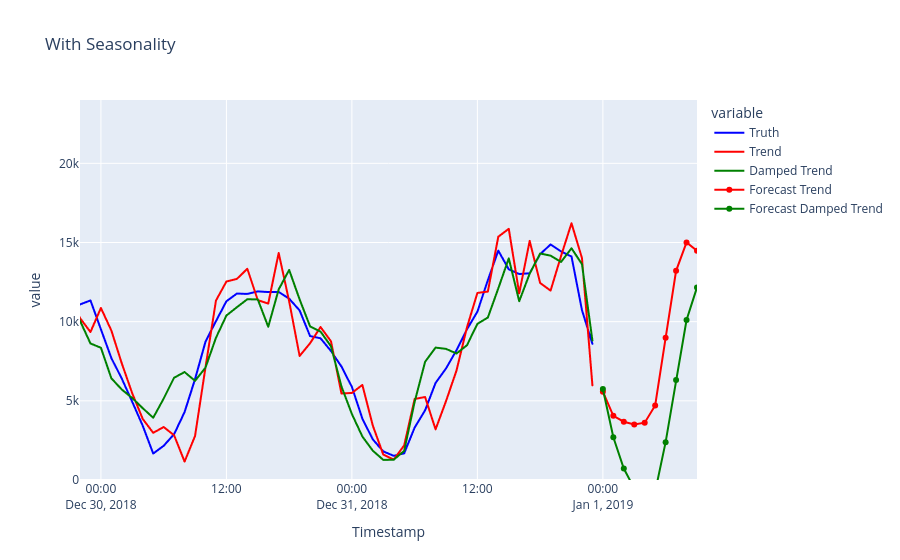

Here is the notebook cell this chart was saved with:
### Code cell
smoothData = pd.DataFrame([trips.values, trend.fittedvalues.values, dampedTrend.fittedvalues.values]).T
smoothData.columns = ['Truth', 'Trend', 'Damped Trend']
smoothData.index = trips.index

fig = px.line(smoothData, y = ['Truth', 'Trend', 'Damped Trend'], 
        x = smoothData.index,
        color_discrete_map={"Truth": 'blue',
                           'Trend': 'red',
                            'Damped Trend': 'green'
                           },
              title='With Seasonality'
       )

fig.update_xaxes(range=[smoothData.index[-50], forecast_t.index[-1]])
fig.update_yaxes(range=[0, 24000])


# Incorporating the Forecasts

fig.add_trace(go.Scatter(x=forecast_t.index, y = forecast_t.values, name='Forecast Trend', line={'color':'red'}))
fig.add_trace(go.Scatter(x=forecast_dt.index, y = forecast_dt.values, name='Forecast Damped Trend', line={'color':'green'}))

### Figure 1 — Plotly figure (JSON) as saved in the notebook; plotly's stock layout.template omitted (floating-point values rounded to 4 significant figures; data arrays with more than 128 entries replaced by an {"elided": "..."} marker saying what was removed)
{"data": [{"hovertemplate": "variable=Truth<br>Timestamp=%{x}<br>value=%{y}<extra></extra>", "legendgroup": "Truth", "line": {"color": "blue", "dash": "solid"}, "marker": {"symbol": "circle"}, "mode": "lines", "name": "Truth", "showlegend": true, "type": "scattergl", "x": {"elided": "8760 str values"}, "xaxis": "x", "y": {"elided": "8760 int values"}, "yaxis": "y"}, {"hovertemplate": "variable=Trend<br>Timestamp=%{x}<br>value=%{y}<extra></extra>", "legendgroup": "Trend", "line": {"color": "red", "dash": "solid"}, "marker": {"symbol": "circle"}, "mode": "lines", "name": "Trend", "showlegend": true, "type": "scattergl", "x": {"elided": "8760 str values"}, "xaxis": "x", "y": {"elided": "8760 float values"}, "yaxis": "y"}, {"hovertemplate": "variable=Damped Trend<br>Timestamp=%{x}<br>value=%{y}<extra></extra>", "legendgroup": "Damped Trend", "line": {"color": "green", "dash": "solid"}, "marker": {"symbol": "circle"}, "mode": "lines", "name": "Damped Trend", "showlegend": true, "type": "scattergl", "x": {"elided": "8760 str values"}, "xaxis": "x", "y": {"elided": "8760 float values"}, "yaxis": "y"}, {"line": {"color": "red"}, "name": "Forecast Trend", "type": "scatter", "x": ["2019-01-01T00:00:00", "2019-01-01T01:00:00", "2019-01-01T02:00:00", "2019-01-01T03:00:00", "2019-01-01T04:00:00", "2019-01-01T05:00:00", "2019-01-01T06:00:00", "2019-01-01T07:00:00", "2019-01-01T08:00:00", "2019-01-01T09:00:00"], "y": [5581.0, 4052.0, 3682.0, 3508.0, 3619.0, 4709.0, 8978.0, 13210.0, 15010.0, 14480.0]}, {"line": {"color": "green"}, "name": "Forecast Damped Trend", "type": "scatter", "x": ["2019-01-01T00:00:00", "2019-01-01T01:00:00", "2019-01-01T02:00:00", "2019-01-01T03:00:00", "2019-01-01T04:00:00", "2019-01-01T05:00:00", "2019-01-01T06:00:00", "2019-01-01T07:00:00", "2019-01-01T08:00:00", "2019-01-01T09:00:00"], "y": [5745.0, 2698.0, 724.6, -532.1, -1042.0, -739.2, 2390.0, 6311.0, 10100.0, 12160.0]}], "layout": {"legend": {"title": {"text": "variable"}, "tracegroupgap": 0}, "title": {"text": "With Seasonality"}, "xaxis": {"anchor": "y", "domain": [0, 1], "range": ["2018-12-29T22:00:00", "2019-01-01T09:00:00"], "title": {"text": "Timestamp"}}, "yaxis": {"anchor": "x", "domain": [0, 1], "range": [0, 24000], "title": {"text": "value"}}}}
